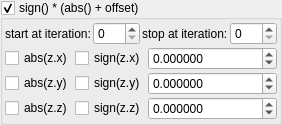
    <widget class="MyGroupBox" name="groupCheck_transf_function_enabledP_false">
     <property name="toolTip">
      <string/>
     </property>
     <property name="title">
      <string>sign() * (abs() + offset)&amp;</string>
     </property>
     <property name="checkable">
      <bool>true</bool>
     </property>
     <layout class="QVBoxLayout" name="verticalLayout_57">
      <property name="spacing">
       <number>2</number>
      </property>
      <property name="leftMargin">
       <number>2</number>
      </property>
      <property name="topMargin">
       <number>2</number>
      </property>
      <property name="rightMargin">
       <number>2</number>
      </property>
      <property name="bottomMargin">
       <number>2</number>
      </property>
      <item>
       <layout class="QHBoxLayout" name="horizontalLayout_20" stretch="0,1,0,1">
        <item>
         <widget class="QLabel" name="label_101">
          <property name="text">
           <string>start at iteration:</string>
          </property>
         </widget>
        </item>
        <item>
         <widget class="MySpinBox" name="spinboxInt_transf_start_iterations_P">
          <property name="sizePolicy">
           <sizepolicy hsizetype="Minimum" vsizetype="Maximum">
            <horstretch>0</horstretch>
            <verstretch>0</verstretch>
           </sizepolicy>
          </property>
          <property name="minimum">
           <number>0</number>
          </property>
          <property name="maximum">
           <number>999</number>
          </property>
          <property name="value">
           <number>0</number>
          </property>
         </widget>
        </item>
        <item>
         <widget class="QLabel" name="label_73">
          <property name="text">
           <string>stop at iteration:</string>
          </property>
         </widget>
        </item>
        <item>
         <widget class="MySpinBox" name="spinboxInt_transf_stop_iterations_P1">
          <property name="sizePolicy">
           <sizepolicy hsizetype="Preferred" vsizetype="Maximum">
            <horstretch>0</horstretch>
            <verstretch>0</verstretch>
           </sizepolicy>
          </property>
          <property name="maximum">
           <number>999</number>
          </property>
         </widget>
        </item>
       </layout>
      </item>
      <item>
       <layout class="QGridLayout" name="gridLayout_4" columnstretch="0,0,1">
        <property name="spacing">
         <number>2</number>
        </property>
        <item row="1" column="0">
         <widget class="MyCheckBox" name="checkBox_transf_function_enabledAy_false">
          <property name="text">
           <string notr="true">abs(z.y)</string>
          </property>
         </widget>
        </item>
        <item row="2" column="2">
         <widget class="MyDoubleSpinBox" name="spinbox3_transf_offset_000_z">
          <property name="sizePolicy">
           <sizepolicy hsizetype="Minimum" vsizetype="Maximum">
            <horstretch>0</horstretch>
            <verstretch>0</verstretch>
           </sizepolicy>
          </property>
          <property name="prefix">
           <string/>
          </property>
          <property name="suffix">
           <string/>
          </property>
          <property name="decimals">
           <number>6</number>
          </property>
          <property name="minimum">
           <double>-99.989999999999995</double>
          </property>
          <property name="maximum">
           <double>99.989999999999995</double>
          </property>
          <property name="singleStep">
           <double>0.100000000000000</double>
          </property>
         </widget>
        </item>
        <item row="0" column="1">
         <widget class="MyCheckBox" name="checkBox_transf_function_enabledBx_false">
          <property name="text">
           <string notr="true">sign(z.x)</string>
          </property>
         </widget>
        </item>
        <item row="2" column="0">
         <widget class="MyCheckBox" name="checkBox_transf_function_enabledAz_false">
          <property name="text">
           <string notr="true">abs(z.z)</string>
          </property>
         </widget>
        </item>
        <item row="1" column="2">
         <widget class="MyDoubleSpinBox" name="spinbox3_transf_offset_000_y">
          <property name="sizePolicy">
           <sizepolicy hsizetype="Minimum" vsizetype="Maximum">
            <horstretch>0</horstretch>
            <verstretch>0</verstretch>
           </sizepolicy>
          </property>
          <property name="prefix">
           <string/>
          </property>
          <property name="suffix">
           <string/>
          </property>
          <property name="decimals">
           <number>6</number>
          </property>
          <property name="minimum">
           <double>-99.989999999999995</double>
          </property>
          <property name="maximum">
           <double>99.989999999999995</double>
          </property>
          <property name="singleStep">
           <double>0.100000000000000</double>
          </property>
         </widget>
        </item>
        <item row="0" column="0">
         <widget class="MyCheckBox" name="checkBox_transf_function_enabledAx_false">
          <property name="text">
           <string notr="true">abs(z.x)</string>
          </property>
         </widget>
        </item>
        <item row="0" column="2">
         <widget class="MyDoubleSpinBox" name="spinbox3_transf_offset_000_x">
          <property name="sizePolicy">
           <sizepolicy hsizetype="Minimum" vsizetype="Maximum">
            <horstretch>0</horstretch>
            <verstretch>0</verstretch>
           </sizepolicy>
          </property>
          <property name="prefix">
           <string/>
          </property>
          <property name="suffix">
           <string/>
          </property>
          <property name="decimals">
           <number>6</number>
          </property>
          <property name="minimum">
           <double>-99.989999999999995</double>
          </property>
          <property name="maximum">
           <double>99.989999999999995</double>
          </property>
          <property name="singleStep">
           <double>0.100000000000000</double>
          </property>
         </widget>
        </item>
        <item row="1" column="1">
         <widget class="MyCheckBox" name="checkBox_transf_function_enabledBy_false">
          <property name="text">
           <string notr="true">sign(z.y)</string>
          </property>
         </widget>
        </item>
        <item row="2" column="1">
         <widget class="MyCheckBox" name="checkBox_transf_function_enabledBz_false">
          <property name="text">
           <string notr="true">sign(z.z)</string>
          </property>
         </widget>
        </item>
       </layout>
      </item>
     </layout>
    </widget>
